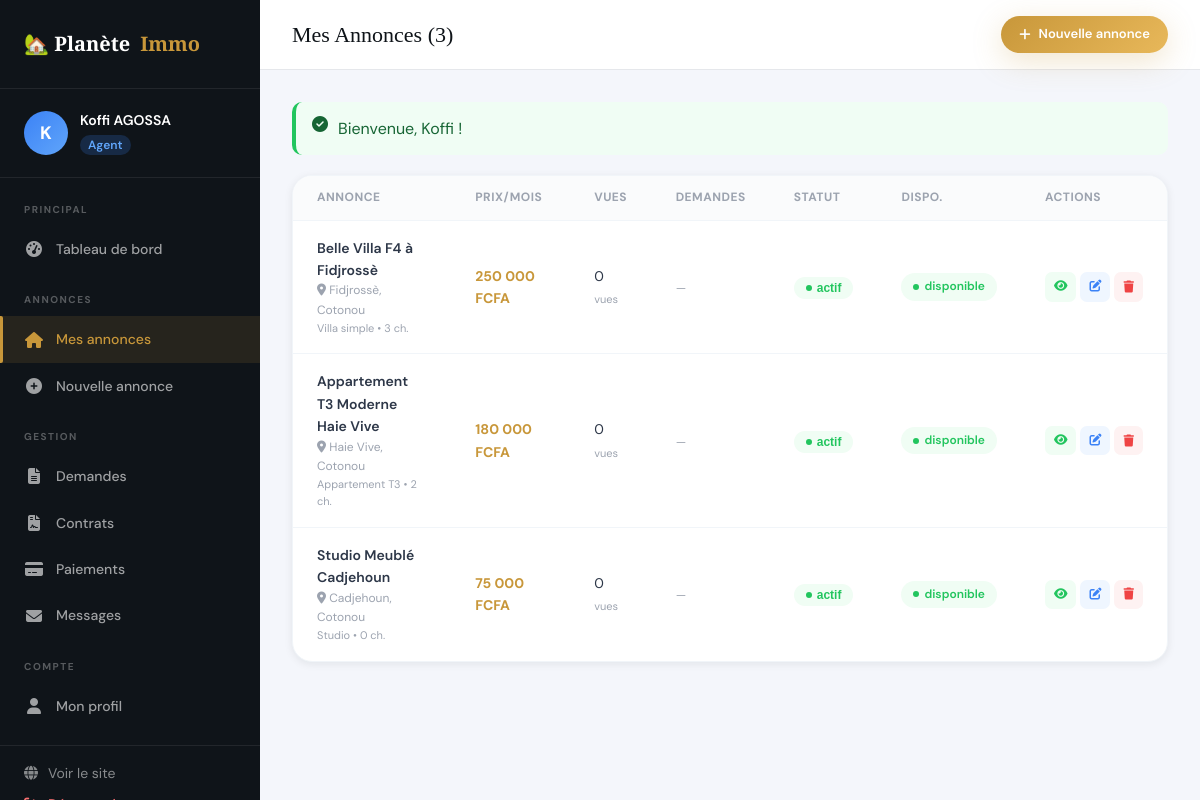
Page /agent/mes_maisons.php (signed in) on the committed database.
### tables this page shows
CREATE TABLE maisons (
    id INT AUTO_INCREMENT PRIMARY KEY,
    titre VARCHAR(200) NOT NULL,
    description TEXT NOT NULL,
    type_id INT,
    agent_id INT NOT NULL,
    ville_id INT,
    quartier VARCHAR(150),
    adresse_complete TEXT,
    prix_mensuel DECIMAL(10,2) NOT NULL,
    caution DECIMAL(10,2) DEFAULT 0,
    surface DECIMAL(8,2),
    nb_chambres INT DEFAULT 1,
    nb_salles_bain INT DEFAULT 1,
    nb_toilettes INT DEFAULT 1,
    nb_salons INT DEFAULT 1,
    garage TINYINT(1) DEFAULT 0,
    piscine TINYINT(1) DEFAULT 0,
    climatisation TINYINT(1) DEFAULT 0,
    eau_courante TINYINT(1) DEFAULT 1,
    electricite TINYINT(1) DEFAULT 1,
    gardien TINYINT(1) DEFAULT 0,
    meublee TINYINT(1) DEFAULT 0,
    balcon TINYINT(1) DEFAULT 0,
    cuisine_equipee TINYINT(1) DEFAULT 0,
    connexion_internet TINYINT(1) DEFAULT 0,
    disponibilite ENUM('disponible','louee','maintenance','vendue') DEFAULT 'disponible',
    date_disponibilite DATE,
    latitude DECIMAL(10,8),
    longitude DECIMAL(11,8),
    vues INT DEFAULT 0,
    statut ENUM('actif','inactif','en_attente') DEFAULT 'en_attente',
    photo_principale VARCHAR(255),
    date_creation TIMESTAMP DEFAULT CURRENT_TIMESTAMP,
    date_modification TIMESTAMP NULL ON UPDATE CURRENT_TIMESTAMP,
    FOREIGN KEY (type_id) REFERENCES types_maison(id),
    FOREIGN KEY (agent_id) REFERENCES users(id),
    FOREIGN KEY (ville_id) REFERENCES villes(id)
);

CREATE TABLE villes (
    id INT AUTO_INCREMENT PRIMARY KEY,
    nom VARCHAR(100) NOT NULL,
    departement VARCHAR(100) NOT NULL
);

CREATE TABLE types_maison (
    id INT AUTO_INCREMENT PRIMARY KEY,
    libelle VARCHAR(100) NOT NULL,
    description TEXT
);

### includes/config.php (called while the page is built, shortened)
<?php
function getFlash() {
    if (isset($_SESSION['flash'])) {
        $flash = $_SESSION['flash'];
        return $flash;
    }
    return null;
}
function formatPrix($prix) {
    return number_format($prix, 0, ',', ' ') . ' FCFA';
}
?>

### agent/mes_maisons.php (the view, shortened to what this page needs)
<?php
require_once '../includes/config.php';
$db = getDB();
$uid = $_SESSION['user_id'];
$maisons = $db->prepare("
    SELECT m.*, v.nom as ville_nom, t.libelle as type_libelle,
           (SELECT COUNT(*) FROM demandes_location WHERE maison_id=m.id AND statut='en_attente') as nb_dem
    FROM maisons m JOIN villes v ON m.ville_id=v.id JOIN types_maison t ON m.type_id=t.id
    WHERE m.agent_id=? ORDER BY m.date_creation DESC
");
$maisons->execute([$uid]);
$maisons = $maisons->fetchAll();
include 'includes/sidebar_agent.php';
?>
<div class="dashboard-main">
    <div class="dashboard-topbar">
        <div class="topbar-title">Mes Annonces (<?= count($maisons) ?>)</div>
        <div class="topbar-actions">
            <a href="<?= SITE_URL ?>/agent/ajouter_maison.php" class="btn btn-gold btn-sm"><i class="fas fa-plus"></i> Nouvelle annonce</a>
        </div>
    </div>
    <div class="dashboard-content">
        <?php $flash = getFlash(); if ($flash): ?>
        <div style="background:#f0fdf4;border-left:4px solid var(--green);padding:14px 16px;border-radius:10px;margin-bottom:20px;color:#166534;display:flex;gap:10px">
            <i class="fas fa-check-circle"></i> <?= htmlspecialchars($flash['message']) ?>
        </div>
        <?php endif; ?>
        <div class="table-card">
            <table class="data-table">
                <thead><tr>
                    <th>Annonce</th><th>Prix/mois</th><th>Vues</th><th>Demandes</th><th>Statut</th><th>Dispo.</th><th>Actions</th>
                </tr></thead>
                <tbody>
                    <?php if (empty($maisons)): ?>
                    <tr><td colspan="7" style="text-align:center;padding:60px;color:var(--text-muted)">
                        <i class="fas fa-home fa-3x" style="opacity:0.2;margin-bottom:16px;display:block"></i>
                        <p>Vous n'avez pas encore d'annonces.</p>
                        <a href="<?= SITE_URL ?>/agent/ajouter_maison.php" class="btn btn-gold btn-sm" style="margin-top:12px">Ajouter ma première annonce</a>
                    </td></tr>
                    <?php else: ?>
                    <?php foreach ($maisons as $ma): ?>
                    <tr>
                        <td>
                            <div style="font-weight:600;font-size:14px"><?= htmlspecialchars($ma['titre']) ?></div>
                            <div style="font-size:12px;color:var(--text-muted)"><i class="fas fa-map-marker-alt"></i> <?= htmlspecialchars($ma['quartier'] ?? '') ?>, <?= htmlspecialchars($ma['ville_nom']) ?></div>
                            <div style="font-size:11px;color:var(--text-muted)"><?= htmlspecialchars($ma['type_libelle']) ?> • <?= $ma['nb_chambres'] ?> ch.</div>
                        </td>
                        <td style="font-weight:700;color:var(--gold)"><?= formatPrix($ma['prix_mensuel']) ?></td>
                        <td><?= $ma['vues'] ?> <span style="font-size:11px;color:var(--text-muted)">vues</span></td>
                        <td>
                            <?php if ($ma['nb_dem'] > 0): ?>
                            <a href="<?= SITE_URL ?>/agent/demandes.php?maison=<?= $ma['id'] ?>" style="background:#fffbeb;color:var(--orange);padding:4px 10px;border-radius:50px;font-size:12px;font-weight:600">
                                <?= $ma['nb_dem'] ?> en attente
                            </a>
                            <?php else: ?>
                            <span style="color:var(--text-muted);font-size:12px">—</span>
                            <?php endif; ?>
                        </td>
                        <td>
                            <button onclick="openToggleAgentModal(<?= $ma['id'] ?>, '<?= htmlspecialchars($ma['titre'], ENT_QUOTES) ?>', '<?= $ma['statut'] ?>')" style="background:none;border:none;cursor:pointer;padding:0">
                                <span class="status-badge status-<?= $ma['statut'] ?>"><?= $ma['statut'] ?></span>
                            </button>
                        </td>
                        <td><span class="status-badge status-<?= $ma['disponibilite'] ?>"><?= $ma['disponibilite'] ?></span></td>
                        <td>
                            <div style="display:flex;gap:4px">
                                <a href="<?= SITE_URL ?>/detail.php?id=<?= $ma['id'] ?>" target="_blank" style="padding:5px 9px;border-radius:7px;background:#f0fdf4;color:var(--green);font-size:12px" title="Voir"><i class="fas fa-eye"></i></a>
                                <a href="<?= SITE_URL ?>/agent/ajouter_maison.php?id=<?= $ma['id'] ?>" style="padding:5px 9px;border-radius:7px;background:#eff6ff;color:var(--blue);font-size:12px" title="Modifier"><i class="fas fa-edit"></i></a>
                                <button onclick="openDeleteAgentModal(<?= $ma['id'] ?>, '<?= htmlspecialchars($ma['titre'], ENT_QUOTES) ?>')" style="padding:5px 9px;border-radius:7px;background:#fef2f2;color:var(--red);font-size:12px;border:none;cursor:pointer" title="Supprimer"><i class="fas fa-trash"></i></button>
                            </div>
                        </td>
                    </tr>
                    <?php endforeach; ?>
                    <?php endif; ?>
                </tbody>
            </table>
        </div>
    </div>
</div>
</div>
</body></html>

### css/style.css (style rules this page uses)
:root { --gold: #C8973A; --gold-light: #E8B85A; --gold-dark: #A07828; --dark: #0F1419; --dark-2: #1A2030; --dark-3: #252D3D; --cream: #FAF6F0; --cream-2: #F2EDE4; --text: #2D3748; --text-light: #6B7280; --text-muted: #9CA3AF; --white: #FFFFFF; --green: #22C55E; --red: #EF4444; --orange: #F97316; --blue: #3B82F6; --border: rgba(200, 151, 58, 0.2); --shadow-sm: 0 2px 8px rgba(15,20,25,0.08); --shadow: 0 4px 20px rgba(15,20,25,0.12); --shadow-lg: 0 12px 40px rgba(15,20,25,0.18); --shadow-gold: 0 8px 30px rgba(200,151,58,0.25); --radius: 12px; --radius-lg: 20px; --transition: all 0.3s cubic-bezier(0.4, 0, 0.2, 1); }
*, *::before, *::after { margin: 0; padding: 0; box-sizing: border-box; }
html { scroll-behavior: smooth; }
body { font-family: 'DM Sans', sans-serif; background: var(--cream); color: var(--text); line-height: 1.6; overflow-x: hidden; min-height: 100vh; display: flex; flex-direction: column; }
a { text-decoration: none; color: inherit; }
.btn { display: inline-flex; align-items: center; gap: 8px; padding: 12px 28px; border-radius: 50px; font-weight: 600; font-size: 15px; border: none; cursor: pointer; transition: var(--transition); white-space: nowrap; }
.btn-gold { background: linear-gradient(135deg, var(--gold), var(--gold-light)); color: var(--white); box-shadow: var(--shadow-gold); }
.btn-sm { padding: 8px 18px; font-size: 13px; }
.dashboard-main { margin-left: 260px; flex: 1; min-height: 100vh; }
.dashboard-topbar { background: var(--white); padding: 16px 32px; border-bottom: 1px solid #E5E7EB; display: flex; align-items: center; justify-content: space-between; position: sticky; top: 0; z-index: 50; }
.topbar-title { font-family: 'Playfair Display', serif; font-size: 22px; color: var(--dark); }
.topbar-actions { display: flex; align-items: center; gap: 16px; }
.dashboard-content { padding: 32px; }
.table-card { background: var(--white); border-radius: var(--radius-lg); box-shadow: var(--shadow-sm); overflow: hidden; border: 1px solid #F1F5F9; }
.data-table { width: 100%; border-collapse: collapse; }
.data-table th { padding: 12px 24px; font-size: 12px; font-weight: 700; text-transform: uppercase; letter-spacing: 0.5px; color: var(--text-muted); background: #FAFBFC; border-bottom: 1px solid #F1F5F9; text-align: left; }
.data-table td { padding: 16px 24px; border-bottom: 1px solid #F1F5F9; font-size: 14px; color: var(--text); vertical-align: middle; }
.data-table tr:last-child td { border-bottom: none; }
.status-badge { display: inline-flex; align-items: center; gap: 5px; padding: 4px 12px; border-radius: 50px; font-size: 12px; font-weight: 600; }
.status-badge::before { content: ''; width: 6px; height: 6px; border-radius: 50%; background: currentColor; }
.status-actif, .status-disponible, .status-valide, .status-publie, .status-confirmee { background: #f0fdf4; color: var(--green); }

### rows in the picture
maisons: titre "Belle Villa F4 à Fidjrossè", quartier "Fidjrossè", ville.nom "Cotonou", type.libelle "Villa simple", nb_chambres "3", prix_mensuel "250 000 FCFA", vues "0", statut "actif", disponibilite "disponible"
maisons: titre "Appartement T3 Moderne Haie Vive", quartier "Haie Vive", ville.nom "Cotonou", type.libelle "Appartement T3", nb_chambres "2", prix_mensuel "180 000 FCFA", vues "0", statut "actif", disponibilite "disponible"
maisons: titre "Studio Meublé Cadjehoun", quartier "Cadjehoun", ville.nom "Cotonou", type.libelle "Studio", nb_chambres "0", prix_mensuel "75 000 FCFA", vues "0", statut "actif", disponibilite "disponible"

### other values in the picture
substr($_SESSION['prenom'] ?? 'A', 0, 1) "K"
count($maisons) "3"
$flash['message'] "Bienvenue, Koffi !"
